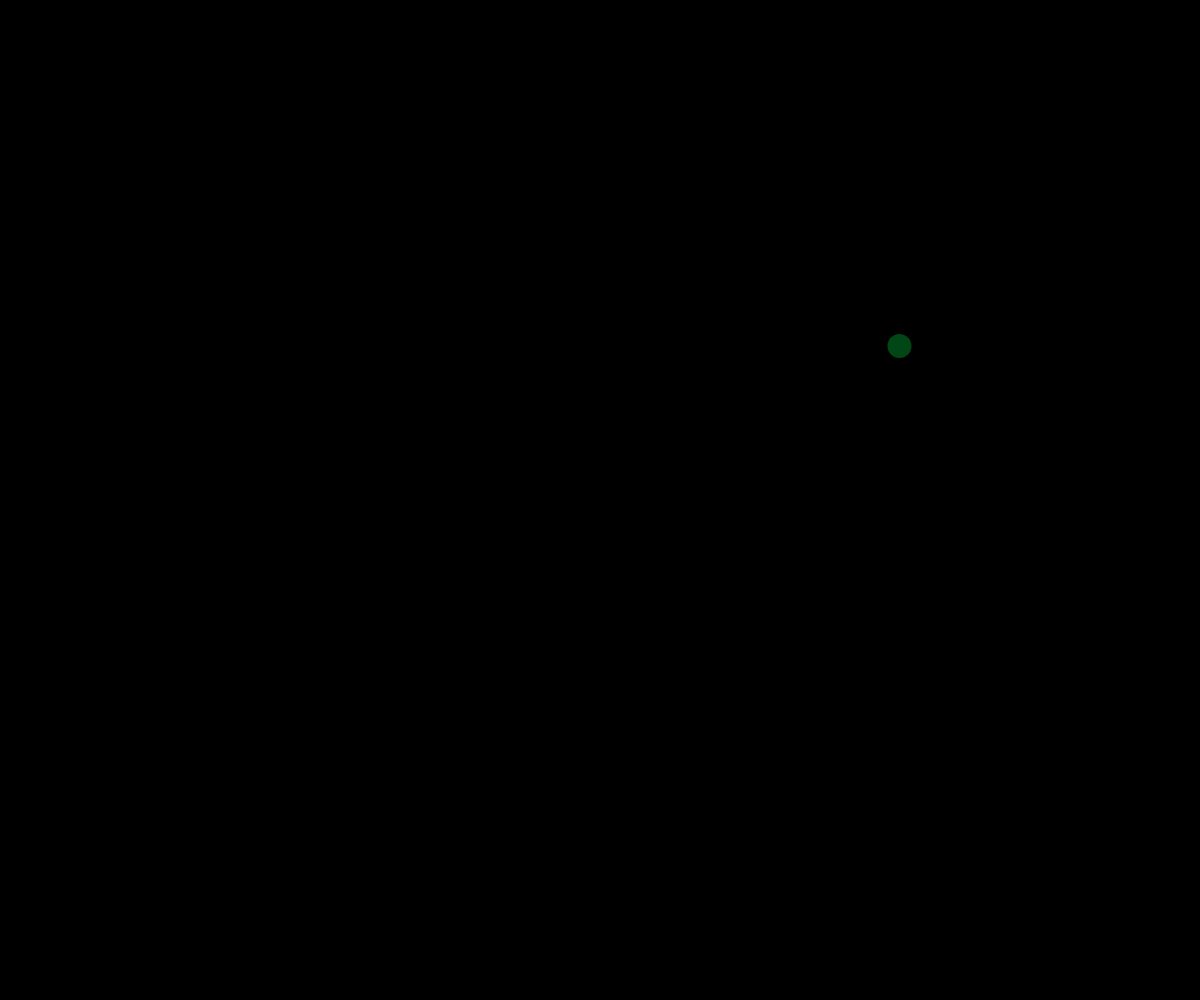
Frame 1 (no input)
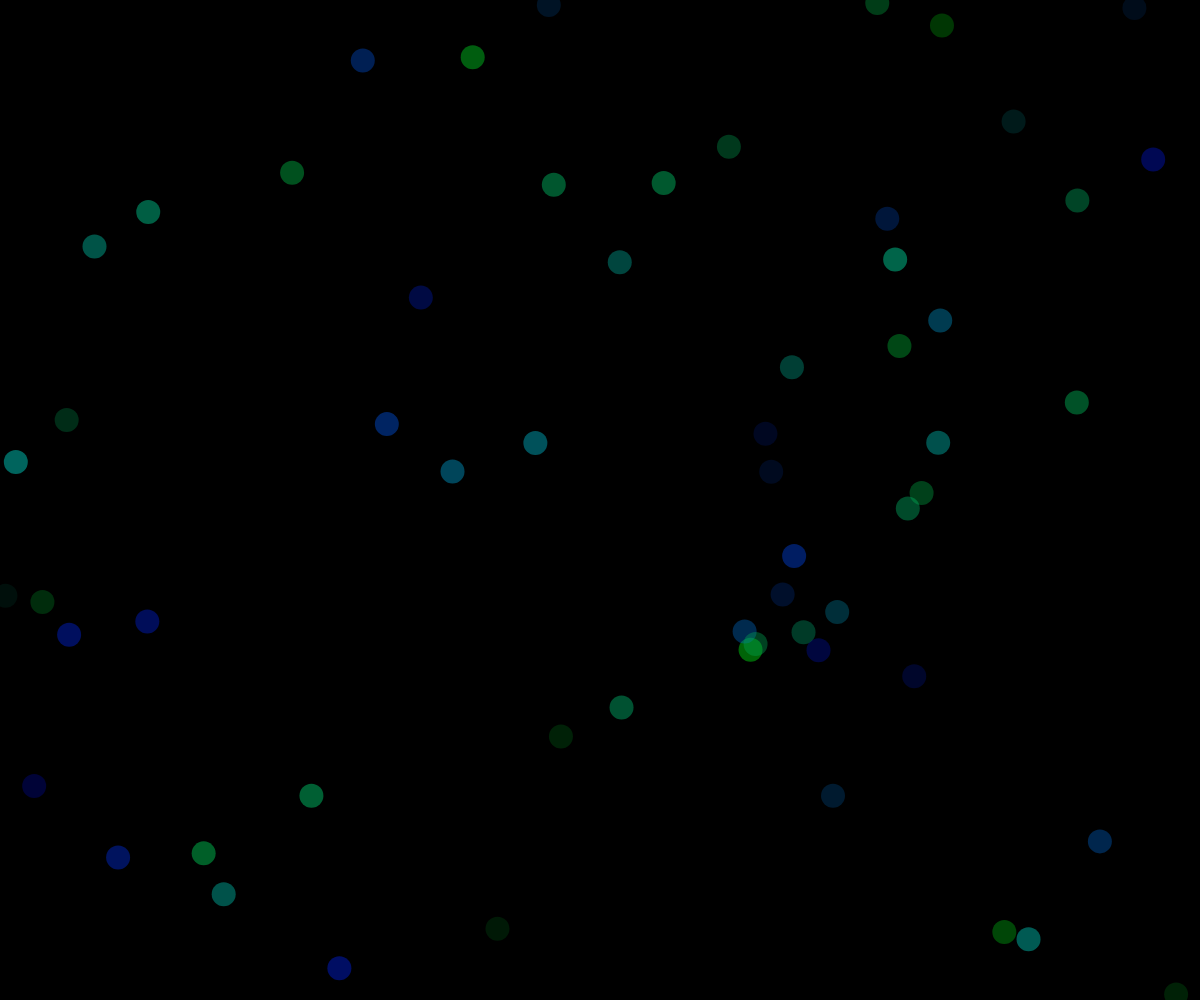
Frame 60 (no input)
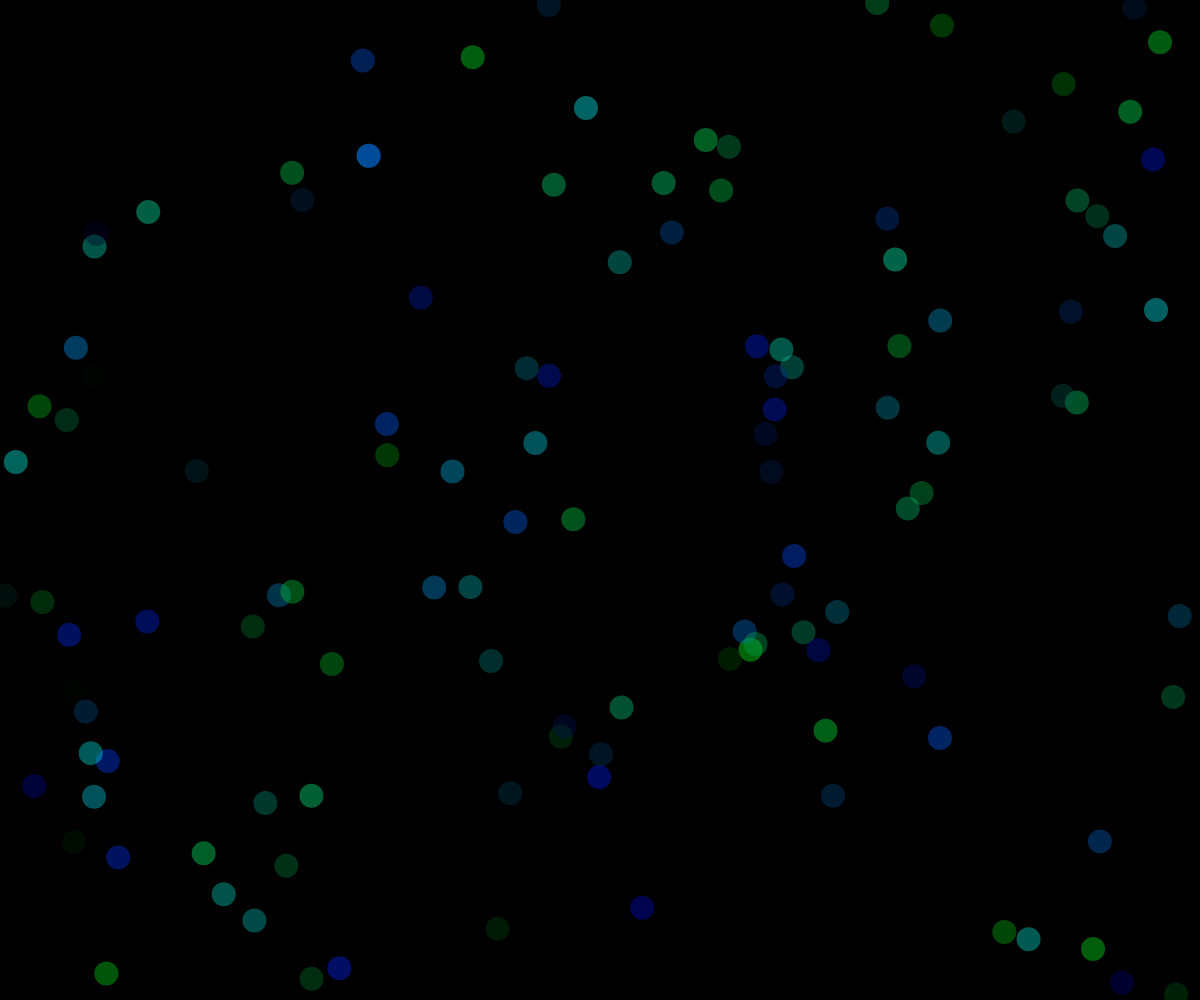
Frame 120 (the mouse pressed at the canvas centre since frame 60)

The p5.js sketch that drew these frames (run headless with seeded random() and noise() and a simulated clock; from frame 60 on, the mouse is pressed at the canvas centre):

// p5.js sketch
// ── sketch.js
let x, y, r, g, b;
function setup() {
  createCanvas(windowWidth, windowHeight);
  background(0);
}

function draw() {
  r = 0;
  g = random(255);
  b = random(255);
  x = random(width);
  y = random(height);
  noStroke();
  fill(r, g, b, 100);
  circle(x, y, 24);
}
